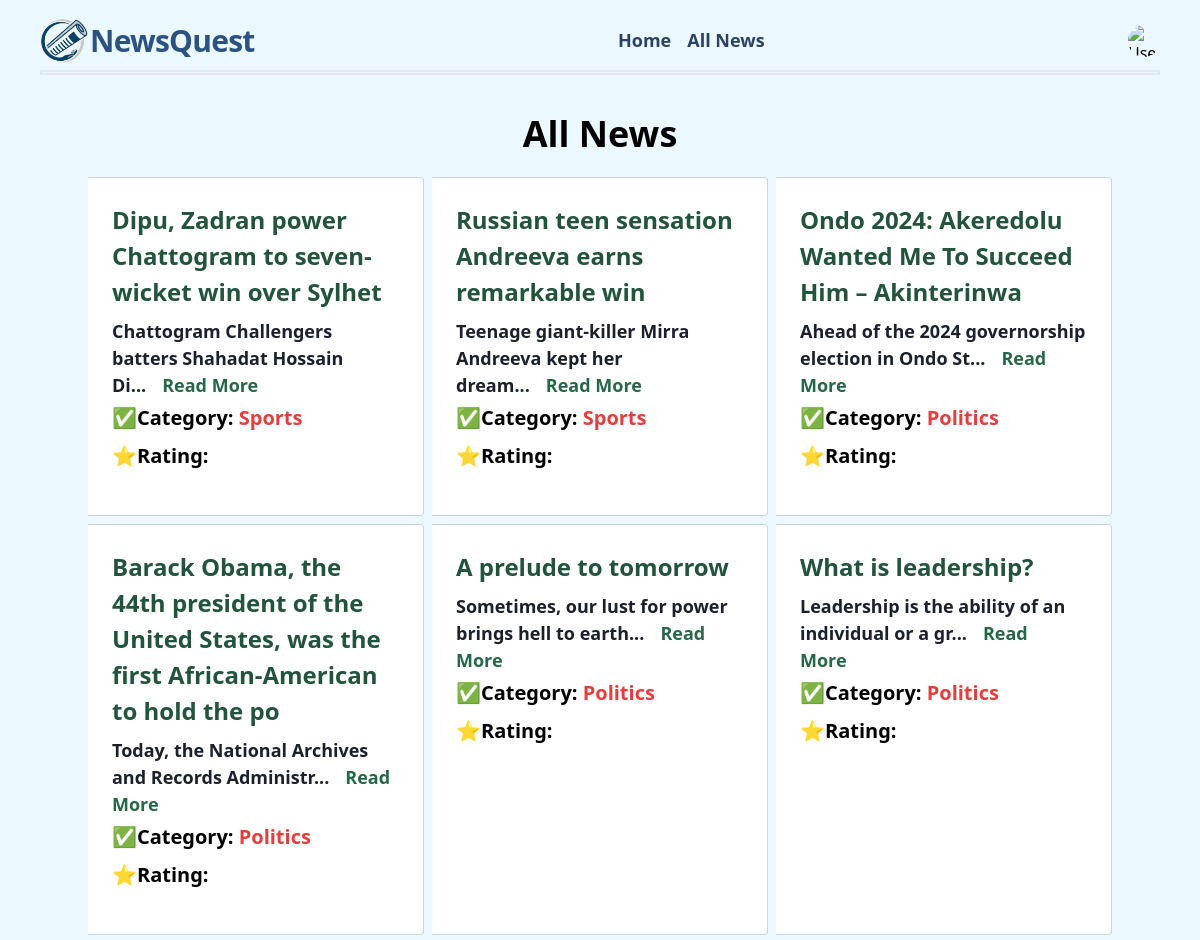
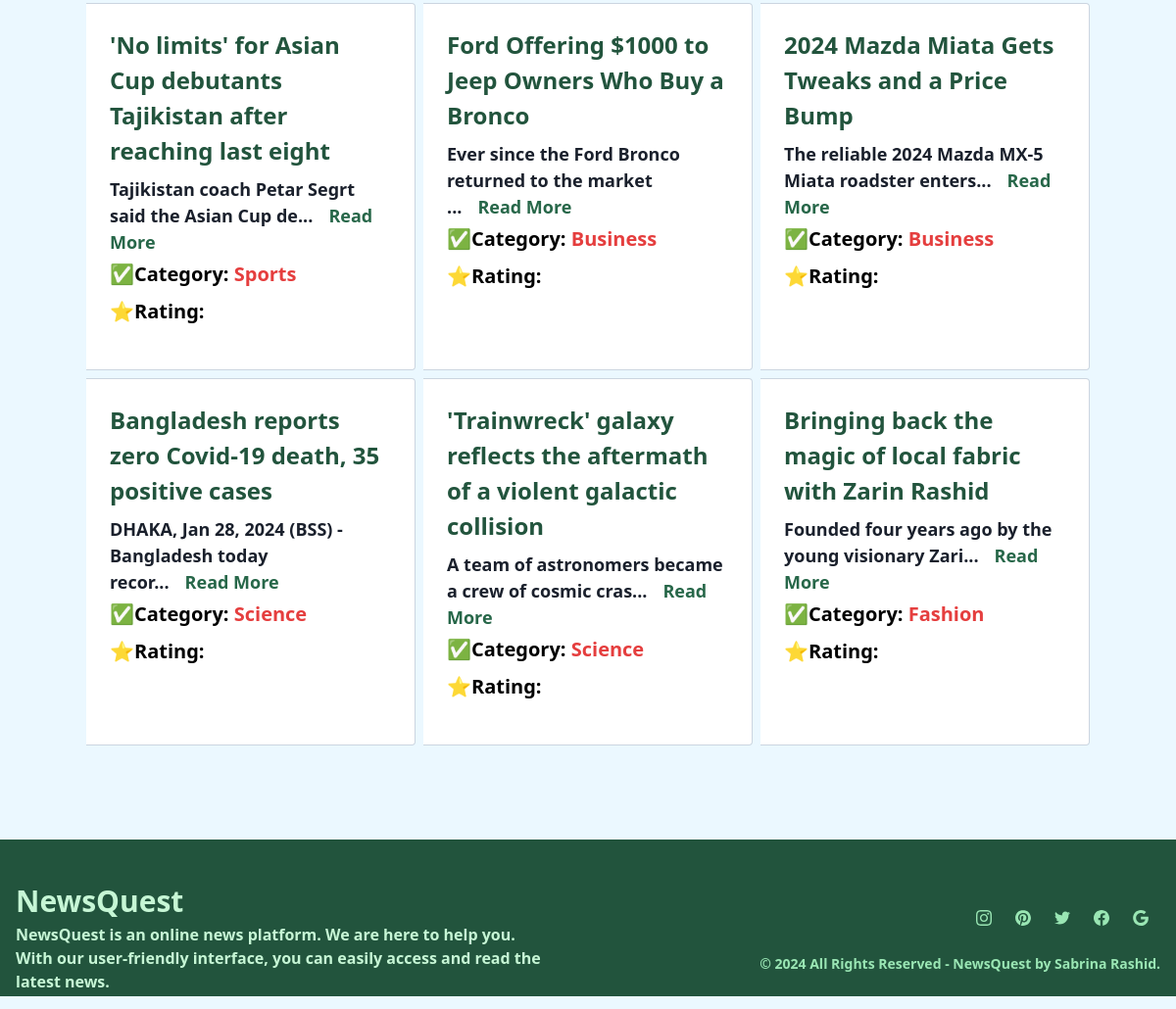
The page /news/all_news/ (signed in) on the database its author committed (2 pictures, top to bottom).
### news/models.py (models this page shows, shortened)
class New(models.Model):
    categories = models.CharField(max_length=50, choices=CATEGORY_CHOICES)
    title = models.CharField(max_length=100)
    image = models.ImageField(upload_to='news/media/uploads', blank=True, null=True)
    description = models.TextField()
    publishing_time = models.DateTimeField(default=timezone.now)
    rating = models.IntegerField(default=0)

### news/views.py (the view)
# urls.py: path('all_news/', views.all_news, name='all_news'),
@login_required
def all_news(request):
    newses = New.objects.all()
    return render(request, 'news/all_news.html', {'newses': newses})

### news/templates/news/all_news.html (shortened to what this page needs)
{% extends 'base.html' %}
{% load static %}
{% block content %}
<div class="container mb-20">
    <h1 class="text-4xl font-bold mb-4 text-center">All News </h1>
    <div class="container grid grid-cols-1 md:grid-cols-3 gap-2">
        {% for news in newses %}
        <div
            class="border-r border-b border-l border-gray-400 lg:border-l-0 lg:border-t lg:border-gray-400 bg-white rounded-b lg:rounded-b-none lg:rounded-r p-6 flex flex-col justify-between leading-normal ">
            <div class="mb-2">
                <h2 class="text-green-900 font-bold text-2xl mb-2">{{ news.title }}</h2>
                <p class="mb-1 font-bold text-gray-900 text-lg">{{ news.description|slice:":50" }}...<a
                        href="{% url 'details_new' news.id %}"
                        class="mb-3  text-green-800 hover:text-red-600 px-4 py-2 rounded">Read More</a></p>
                <p class="mb-2 text-xl font-bold">✅Category: <span class="text-red-600">{{ news.categories }}</span></p>
                <p class="mb-3 text-xl font-bold">⭐Rating:  </p>
            </div>
        </div>
        {% endfor %}
    </div>
</div>
{% endblock %}

### rows shown on the page
New: title "Dipu, Zadran power Chattogram to seven-wicket win over Sylhet", description "Chattogram Challengers batters Shahadat Hossain Di", categories "Sports"
New: title "Russian teen sensation Andreeva earns remarkable win", description "Teenage giant-killer Mirra Andreeva kept her dream", categories "Sports"
New: title "Ondo 2024: Akeredolu Wanted Me To Succeed Him – Akinterinwa", description "Ahead of the 2024 governorship election in Ondo St", categories "Politics"
New: title "Barack Obama, the 44th president of the United States, was the first African-American to hold the po", description "Today, the National Archives and Records Administr", categories "Politics"
New: title "A prelude to tomorrow", description "Sometimes, our lust for power brings hell to earth", categories "Politics"
New: title "What is leadership?", description "Leadership is the ability of an individual or a gr", categories "Politics"
New: title "'No limits' for Asian Cup debutants Tajikistan after reaching last eight", description "Tajikistan coach Petar Segrt said the Asian Cup de", categories "Sports"
New: title "Ford Offering $1000 to Jeep Owners Who Buy a Bronco", description "Ever since the Ford Bronco returned to the market", categories "Business"
New: title "2024 Mazda Miata Gets Tweaks and a Price Bump", description "The reliable 2024 Mazda MX-5 Miata roadster enters", categories "Business"
New: title "Bangladesh reports zero Covid-19 death, 35 positive cases", description "DHAKA, Jan 28, 2024 (BSS) - Bangladesh today recor", categories "Science"
New: title "'Trainwreck' galaxy reflects the aftermath of a violent galactic collision", description "A team of astronomers became a crew of cosmic cras", categories "Science"
New: title "Bringing back the magic of local fabric with Zarin Rashid", description "Founded four years ago by the young visionary Zari", categories "Fashion"
